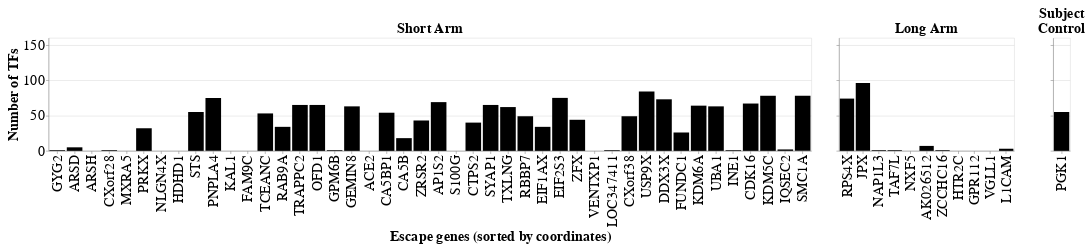

Notebook cell for this chart:
### Code cell
EsGene_bnumTFs = pd.DataFrame(TFvsEsGene_2022[egenes_beforecen].sum()).reset_index().rename(columns={'index':'Gene_Name', 0:'numTFs'})
EsGene_anumTFs = pd.DataFrame(TFvsEsGene_2022[egenes_aftercen].sum()).reset_index().rename(columns={'index':'Gene_Name', 0:'numTFs'})

egene_numTFs_bcent = alt.Chart(EsGene_bnumTFs).mark_bar(color='black').encode(
    alt.Y('numTFs', title='Number of TFs', axis=alt.Axis(titleFontSize=25, labelFontSize=25), scale=alt.Scale(domain=(0, 154))),
    alt.X('Gene_Name', title='Escape genes (sorted by coordinates)', sort=egenes_order, axis=alt.Axis(titleFontSize=25, labelFontSize=25, titleX=800)),
).properties(height=200,width=1350, title=alt.TitleParams(text="Short Arm", fontSize=25))

egene_numTFs_acent = alt.Chart(EsGene_anumTFs).mark_bar(color='black').encode(
    alt.Y('numTFs', title='', axis=alt.Axis(titleFontSize=25, labelFontSize=0)),
    alt.X('Gene_Name', title="", sort=egenes_order, axis=alt.Axis(titleFontSize=25, labelFontSize=25, titleX=800)),
).properties(height=200, width=310, title=alt.TitleParams(text="Long Arm", fontSize=25))

pgk1_numTFs = alt.Chart(pd.DataFrame(TFvsSubGene_2022[['PGK1']].sum()).reset_index().rename(columns={0:'numTFs'})).mark_bar(color='black').encode(
    alt.Y('numTFs', title='', axis=alt.Axis(titleFontSize=25, labelFontSize=0), scale=alt.Scale(domain=(0,100))),
    alt.X('index', title="", axis=alt.Axis(titleFontSize=25, labelFontSize=25, titleX=800)),
).properties(height=200, width=30, title=alt.TitleParams(text=["Subject","Control"], fontSize=25))

egenesnumTFs = alt.hconcat(egene_numTFs_bcent, egene_numTFs_acent, spacing=40).resolve_scale(y='shared')

alt.hconcat(egenesnumTFs, pgk1_numTFs, padding=10, spacing=40).configure_title(fontSize=40).resolve_scale(y='shared')

### Figure 1 — Vega-Lite specification as saved in the notebook (floating-point values rounded to 4 significant figures)
{"config": {"view": {"continuousWidth": 400, "continuousHeight": 300}, "title": {"fontSize": 40}}, "hconcat": [{"hconcat": [{"data": {"name": "data-ddd5b11e324905ee9b2280d1c8e4a9c8"}, "mark": {"type": "bar", "color": "black"}, "encoding": {"x": {"type": "nominal", "axis": {"labelFontSize": 25, "titleFontSize": 25, "titleX": 800}, "field": "Gene_Name", "sort": ["GYG2", "ARSD", "ARSH", "CXorf28", "MXRA5", "PRKX", "NLGN4X", "HDHD1", "STS", "PNPLA4", "KAL1", "FAM9C", "TCEANC", "RAB9A", "TRAPPC2", "OFD1", "GPM6B", "GEMIN8", "ACE2", "CA5BP1", "CA5B", "ZRSR2", "AP1S2", "S100G", "CTPS2", "SYAP1", "TXLNG", "RBBP7", "EIF1AX", "EIF2S3", "ZFX", "VENTXP1", "LOC347411", "CXorf38", "USP9X", "DDX3X", "FUNDC1", "KDM6A", "UBA1", "INE1", "CDK16", "KDM5C", "IQSEC2", "SMC1A", "RPS4X", "JPX", "NAP1L3", "TAF7L", "NXF5", "AK026512", "ZCCHC16", "HTR2C", "GPR112", "VGLL1", "L1CAM"], "title": "Escape genes (sorted by coordinates)"}, "y": {"type": "quantitative", "axis": {"labelFontSize": 25, "titleFontSize": 25}, "field": "numTFs", "scale": {"domain": [0, 154]}, "title": "Number of TFs"}}, "height": 200, "title": {"text": "Short Arm", "fontSize": 25}, "width": 1350}, {"data": {"name": "data-6ae387ce7cd6a62623f682ae1adcfeb0"}, "mark": {"type": "bar", "color": "black"}, "encoding": {"x": {"type": "nominal", "axis": {"labelFontSize": 25, "titleFontSize": 25, "titleX": 800}, "field": "Gene_Name", "sort": ["GYG2", "ARSD", "ARSH", "CXorf28", "MXRA5", "PRKX", "NLGN4X", "HDHD1", "STS", "PNPLA4", "KAL1", "FAM9C", "TCEANC", "RAB9A", "TRAPPC2", "OFD1", "GPM6B", "GEMIN8", "ACE2", "CA5BP1", "CA5B", "ZRSR2", "AP1S2", "S100G", "CTPS2", "SYAP1", "TXLNG", "RBBP7", "EIF1AX", "EIF2S3", "ZFX", "VENTXP1", "LOC347411", "CXorf38", "USP9X", "DDX3X", "FUNDC1", "KDM6A", "UBA1", "INE1", "CDK16", "KDM5C", "IQSEC2", "SMC1A", "RPS4X", "JPX", "NAP1L3", "TAF7L", "NXF5", "AK026512", "ZCCHC16", "HTR2C", "GPR112", "VGLL1", "L1CAM"], "title": ""}, "y": {"type": "quantitative", "axis": {"labelFontSize": 0, "titleFontSize": 25}, "field": "numTFs", "title": ""}}, "height": 200, "title": {"text": "Long Arm", "fontSize": 25}, "width": 310}], "resolve": {"scale": {"y": "shared"}}, "spacing": 40}, {"data": {"name": "data-c32f9369974b0d07a1046a515b3f9a73"}, "mark": {"type": "bar", "color": "black"}, "encoding": {"x": {"type": "nominal", "axis": {"labelFontSize": 25, "titleFontSize": 25, "titleX": 800}, "field": "index", "title": ""}, "y": {"type": "quantitative", "axis": {"labelFontSize": 0, "titleFontSize": 25}, "field": "numTFs", "scale": {"domain": [0, 100]}, "title": ""}}, "height": 200, "title": {"text": ["Subject", "Control"], "fontSize": 25}, "width": 30}], "padding": 10, "resolve": {"scale": {"y": "shared"}}, "spacing": 40, "$schema": "https://vega.github.io/schema/vega-lite/v4.8.1.json", "datasets": {"data-ddd5b11e324905ee9b2280d1c8e4a9c8": [{"Gene_Name": "GYG2", "numTFs": 1}, {"Gene_Name": "ARSD", "numTFs": 5}, {"Gene_Name": "ARSH", "numTFs": 0}, {"Gene_Name": "CXorf28", "numTFs": 1}, {"Gene_Name": "MXRA5", "numTFs": 0}, {"Gene_Name": "PRKX", "numTFs": 32}, {"Gene_Name": "NLGN4X", "numTFs": 0}, {"Gene_Name": "HDHD1", "numTFs": 0}, {"Gene_Name": "STS", "numTFs": 55}, {"Gene_Name": "PNPLA4", "numTFs": 75}, {"Gene_Name": "KAL1", "numTFs": 0}, {"Gene_Name": "FAM9C", "numTFs": 0}, {"Gene_Name": "TCEANC", "numTFs": 53}, {"Gene_Name": "RAB9A", "numTFs": 34}, {"Gene_Name": "TRAPPC2", "numTFs": 65}, {"Gene_Name": "OFD1", "numTFs": 65}, {"Gene_Name": "GPM6B", "numTFs": 1}, {"Gene_Name": "GEMIN8", "numTFs": 63}, {"Gene_Name": "ACE2", "numTFs": 0}, {"Gene_Name": "CA5BP1", "numTFs": 54}, {"Gene_Name": "CA5B", "numTFs": 18}, {"Gene_Name": "ZRSR2", "numTFs": 43}, {"Gene_Name": "AP1S2", "numTFs": 69}, {"Gene_Name": "CTPS2", "numTFs": 40}, {"Gene_Name": "S100G", "numTFs": 0}, {"Gene_Name": "SYAP1", "numTFs": 65}, {"Gene_Name": "TXLNG", "numTFs": 62}, {"Gene_Name": "RBBP7", "numTFs": 49}, {"Gene_Name": "EIF1AX", "numTFs": 34}, {"Gene_Name": "EIF2S3", "numTFs": 75}, {"Gene_Name": "ZFX", "numTFs": 44}, {"Gene_Name": "VENTXP1", "numTFs": 0}, {"Gene_Name": "LOC347411", "numTFs": 1}, {"Gene_Name": "CXorf38", "numTFs": 49}, {"Gene_Name": "USP9X", "numTFs": 84}, {"Gene_Name": "DDX3X", "numTFs": 73}, {"Gene_Name": "FUNDC1", "numTFs": 26}, {"Gene_Name": "KDM6A", "numTFs": 64}, {"Gene_Name": "UBA1", "numTFs": 63}, {"Gene_Name": "INE1", "numTFs": 1}, {"Gene_Name": "CDK16", "numTFs": 67}, {"Gene_Name": "KDM5C", "numTFs": 78}, {"Gene_Name": "IQSEC2", "numTFs": 2}, {"Gene_Name": "SMC1A", "numTFs": 78}], "data-6ae387ce7cd6a62623f682ae1adcfeb0": [{"Gene_Name": "RPS4X", "numTFs": 74}, {"Gene_Name": "JPX", "numTFs": 96}, {"Gene_Name": "NAP1L3", "numTFs": 1}, {"Gene_Name": "TAF7L", "numTFs": 1}, {"Gene_Name": "NXF5", "numTFs": 0}, {"Gene_Name": "AK026512", "numTFs": 7}, {"Gene_Name": "ZCCHC16", "numTFs": 1}, {"Gene_Name": "HTR2C", "numTFs": 0}, {"Gene_Name": "GPR112", "numTFs": 0}, {"Gene_Name": "VGLL1", "numTFs": 0}, {"Gene_Name": "L1CAM", "numTFs": 3}], "data-c32f9369974b0d07a1046a515b3f9a73": [{"index": "PGK1", "numTFs": 55}]}}
